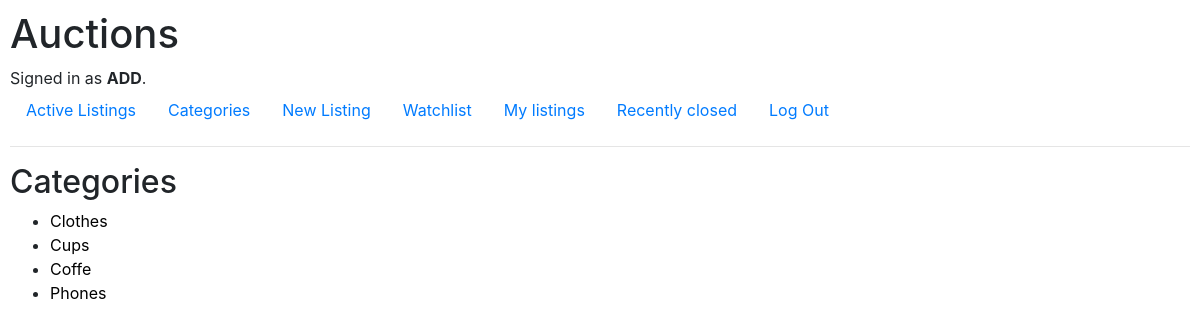
The page /categories (signed in) on the database its author committed.
### auctions/models.py (models this page shows, shortened)
class User(AbstractUser):
    pass

class listings(models.Model):
    title = models.CharField(max_length=64)
    description = models.TextField(max_length=500)
    starting_bit = models.DecimalField(max_digits=10, decimal_places=2)
    image_URL = models.URLField(blank=True)
    creator = models.ForeignKey(User, on_delete=models.CASCADE)
    category = models.TextField(max_length=100, default="Others")
    closed = models.BooleanField(default=False)
    current_price = models.DecimalField(max_digits=10, decimal_places=2)

### auctions/views.py (the view)
# urls.py: path("categories", views.categories, name="categories"),
def categories(request):
    return render(request,"auctions/categorogies.html",{
        "categories": listings.objects.values('category').distinct()
    })

### auctions/templates/auctions/categorogies.html
{% extends "auctions/layout.html" %}
{% block body %}
    <h2>Categories</h2>
    <ul>
    {% for category in categories  %}
    <li>
        <a href="categories/{{ category.category }} "style="color: black;">
            {{ category.category }}</a>
    </li>
    {% endfor %}
    </ul>
{% endblock %}

### auctions/templates/auctions/layout.html (shortened to what this page needs)
{% load static %}
<!DOCTYPE html>
<html lang="en">
    <head>
        <link rel="stylesheet" href="https://stackpath.bootstrapcdn.com/bootstrap/4.4.1/css/bootstrap.min.css">
        <link href="{% static 'auctions/styles.css' %}" rel="stylesheet">
    </head>
    <body>
        <h1>Auctions</h1>
        <div>
            {% if user.is_authenticated %}
                Signed in as <strong>{{ user.username }}</strong>.
            {% else %}
                Not signed in.
            {% endif %}
        </div>
        <ul class="nav">
            <li class="nav-item">
                <a class="nav-link" href="{% url 'index' %}">Active Listings</a>
            </li>
        <li>
            <a class="nav-link" href="{% url 'categories' %}">Categories</a>
        </li>
            {% if user.is_authenticated %}
                <li>
                    <a class="nav-link" href="{% url 'new_listing' %}">New Listing</a>
                </li>
                <li class="nav-item">
                    <a class="nav-link" href="{% url 'watchlist' %}">Watchlist</a>
                </li>
                <li class="nav-item">
                    <a class="nav-link" href="{% url 'my_listings'%}">My listings</a>
                </li>
                <li class="nav-item">
                    <a class="nav-link" href="{% url 'closed' %}"> Recently closed</a>
                </li>
                 <li class="nav-item">
                    <a class="nav-link" href="{% url 'logout' %}">Log Out</a>
                </li>
            {% endif %}
        </ul>
        <hr>
        {% block body %}
        {% endblock %}
    </body>
</html>

### auctions/static/auctions/styles.css (style rules this page uses)
body { padding: 10px; }

### rows shown on the page
User: username "ADD"
listings: category "Clothes"
listings: category "Cups"
listings: category "Coffe"
listings: category "Phones"
